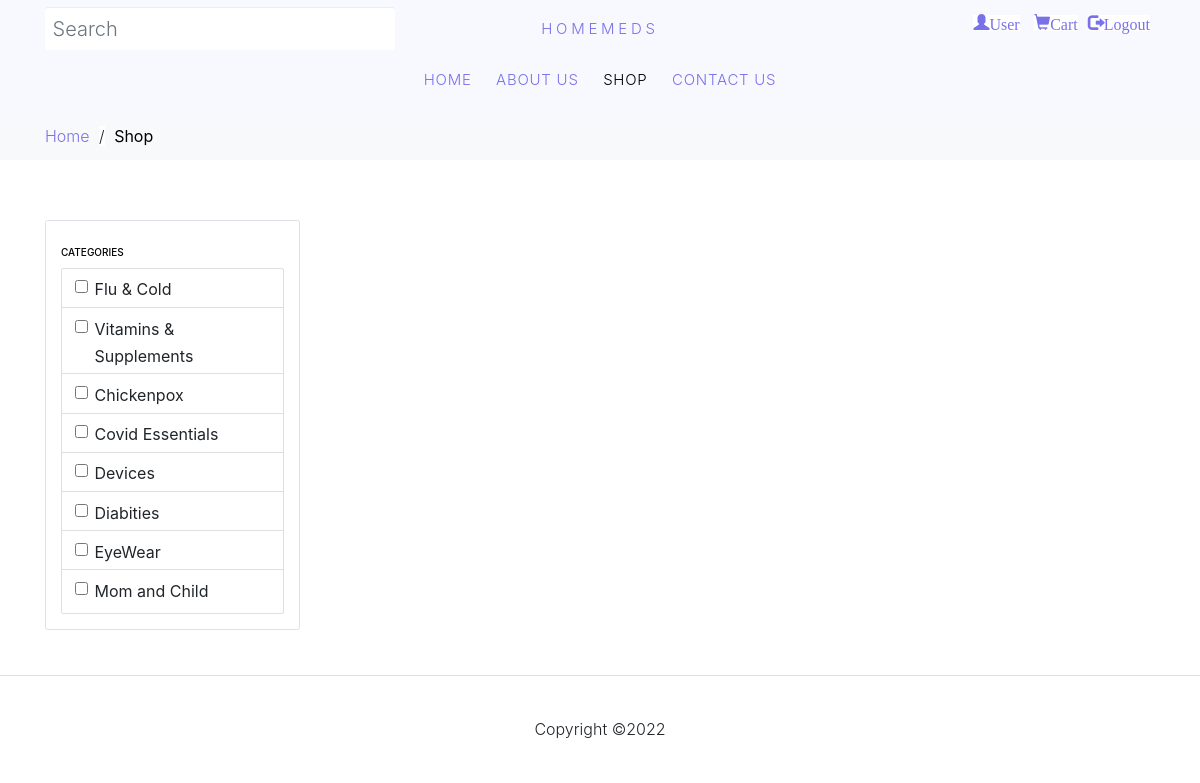
The page /shop.php on the database its author committed.
### tables this page shows
CREATE TABLE `category` (
  `category_id` int(11) NOT NULL,
  `category_name` varchar(50) NOT NULL,
  `category_status` enum('0','1') NOT NULL
);

### src/shop.php (the view, shortened to what this page needs)
<?Php
$search_query = '';
$categories = [];
?>
<!DOCTYPE html>
<html lang="en">
  <head>
  <link rel="stylesheet" href="https://maxcdn.bootstrapcdn.com/bootstrap/3.4.0/css/bootstrap.min.css">
    <link rel="stylesheet" href="css/bootstrap.min.css">
	<link rel="stylesheet" href="css/index.css">
  </head>
  <body>
  <div class="site-wrap">
    <header class="site-navbar" style="background:ghostwhite">
      <div class="site-navbar-top">
        <div class="container">
          <div class="row align-items-center">
            <div class="col-6 col-md-4 order-2 order-md-1">
              <form action="shop.php" class="site-block-top-search">
                <input type="text" name="query" class="form-control border-0" placeholder="Search" value="<?php echo $search_query;?>">
              </form>
            </div>
            <div class="col-12 mb-3 mb-md-0 col-md-4 order-1 order-md-2 text-center">
              <div class="site-logo" style="border:none">
                <a href="index.php" class="js-logo-clone">HomeMeds</a>
              </div>
            </div>
            <div class="text-right col-6 col-md-4 order-3 order-md-3">
              <div class="site-top-icons">
                <ul>
                  <li><a href="signup.php"><span class="icon glyphicon glyphicon-user">User</span></a></li>
                  <li><a href="cart.php" class="site-cart"><span class="icon glyphicon glyphicon-shopping-cart">Cart</span>
                  <li><a href="logout.php"><span class="glyphicon glyphicon-log-out">Logout</span></a></li>
                    </a>
                  </li>
                </ul>
              </div>
            </div>
          </div>
        </div>
      </div>
      <nav class="site-navigation text-md-center" role="navigation">
        <div class="container">
          <ul class="site-menu">
            <li><a href="index.php">Home</a></li>
            <li><a href="about.php">About us</a></li>
            <li class="active"><a href="shop.php">Shop</a></li>
            <li><a href="Contactus.php">Contact Us</a></li>
          </ul>
        </div>
      </nav>
    </header>
    <div class="bg-light py-3">
      <div class="container">
        <div class="row">
          <div class="col-md-12 mb-0"><a href="index.php">Home</a> <span class="mx-2 mb-0">/</span> <strong class="text-black">Shop</strong></div>
        </div>
      </div>
    </div>
    <div class="site-section">
      <div class="container">
        <div class="row mb-5">
          <div class="col-md-3 order-1 mb-4 mb-md-0">
            <div class="border p-4 rounded mb-4">
              <h3 class="mb-3 h6 text-uppercase text-black d-block">Categories</h3>
              <ul class="list-unstyled mb-0">
			    <?php
					$servername = 'localhost';
					$username = 'root';
					$password = '';
					$con = new mysqli($servername, $username, $password, "pharmacy_db");
          $sql=mysqli_query($con, "SELECT * FROM category where category_status='1'");
					if(mysqli_num_rows($sql)){
					while($product_array=mysqli_fetch_array($sql)){
                    ?>
                    <div class="list-group-item checkbox">
                        <label><input type="checkbox" <?php if(in_array(trim($product_array['category_name']),$categories)) echo 'checked'; else echo 'test'; ?> class="common_selector category" value="<?php echo $product_array['category_name']; ?>" > <?php echo $product_array['category_name']; ?> </label>
                    </div>
                    <?php
                    }
					}
                    ?>
				</ul>
                </div>
            </div>
          </div>
			 </div>
          </div>
        </div>
 <footer class="site-footer border-top">
          <div class="col-md-12 text-center">
            <p>
            Copyright &copy;<script>document.write(new Date().getFullYear());</script>
            </p>
          </div>
    </footer>
  </body>
</html>

### src/css/index.css (style rules this page uses)
* { margin: 0; padding: 0; box-sizing: border-box; }
.form-control { display: block; width: 100%; height: 4.3rem !important; padding: 0.375rem 0.75rem; font-size: 2rem !important; line-height: 1.5; color: #495057; background-color: #fff; background-clip: padding-box; }
span { background-color: #ffffff; }
body { line-height: 1.7; font-weight: 300; font-size: 16px; }
a { -webkit-transition: .3s all ease; -o-transition: .3s all ease; transition: .3s all ease; }
.text-black { color: #000; }
footer { padding-top:4rem; padding-bottom:4rem }
.features-icons, .site-section { padding-top:6rem }
@media (min-width: 768px) { .site-logo { text-transform: uppercase; letter-spacing: .25em; font-size: 15px; padding-left: 5px; padding-right: 5px; border: 2px solid #ffffff; } }
@media (min-width: 768px) { .site-navigation .site-menu > li { display: inline-block; padding: 10px 5px; padding: 10px 10px; text-transform: uppercase; letter-spacing: .05em; color: #000; font-size: 15px; text-decoration: none !important; } }
@media (min-width: 768px) { .site-navigation .site-menu .active > a { color: black; } }
@media (min-width: 768px) { .site-top-icons ul li { display: inline-block; padding: 10px 5px; } }

### rows shown on the page
category: category_name "Flu & Cold"
category: category_name "Vitamins & Supplements"
category: category_name "Chickenpox"
category: category_name "Covid Essentials"
category: category_name "Devices"
category: category_name "Diabities"
category: category_name "EyeWear"
category: category_name "Mom and Child"
